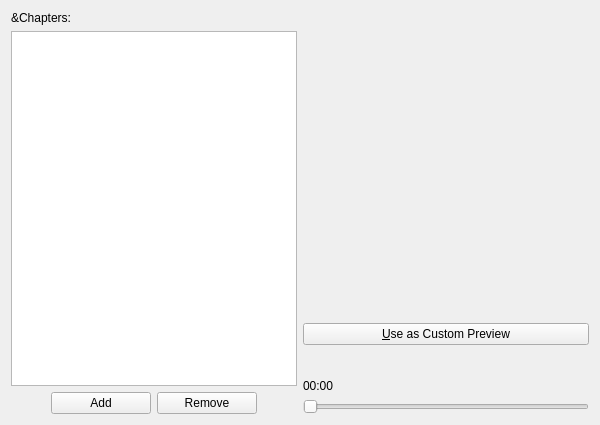
<ui version="4.0" >
 <class>Chapters</class>
 <widget class="QWidget" name="Chapters" >
  <property name="geometry" >
   <rect>
    <x>0</x>
    <y>0</y>
    <width>600</width>
    <height>425</height>
   </rect>
  </property>
  <property name="minimumSize" >
   <size>
    <width>600</width>
    <height>400</height>
   </size>
  </property>
  <property name="windowTitle" >
   <string>Chapters</string>
  </property>
  <layout class="QGridLayout" >
   <property name="margin" >
    <number>11</number>
   </property>
   <property name="spacing" >
    <number>6</number>
   </property>
   <item row="0" column="0" >
    <layout class="QVBoxLayout" >
     <property name="margin" >
      <number>0</number>
     </property>
     <property name="spacing" >
      <number>6</number>
     </property>
     <item>
      <widget class="QLabel" name="chaptersLabel" >
       <property name="text" >
        <string>&amp;Chapters:</string>
       </property>
       <property name="wordWrap" >
        <bool>false</bool>
       </property>
       <property name="buddy" >
        <cstring>chaptersListView</cstring>
       </property>
      </widget>
     </item>
     <item>
      <widget class="QTreeView" name="chaptersView" >
       <property name="sizePolicy" >
        <sizepolicy>
         <hsizetype>5</hsizetype>
         <vsizetype>7</vsizetype>
         <horstretch>0</horstretch>
         <verstretch>0</verstretch>
        </sizepolicy>
       </property>
       <property name="minimumSize" >
        <size>
         <width>275</width>
         <height>0</height>
        </size>
       </property>
       <property name="rootIsDecorated" >
        <bool>false</bool>
       </property>
       <property name="uniformRowHeights" >
        <bool>true</bool>
       </property>
       <property name="itemsExpandable" >
        <bool>false</bool>
       </property>
       <property name="allColumnsShowFocus" >
        <bool>true</bool>
       </property>
      </widget>
     </item>
     <item>
      <layout class="QHBoxLayout" >
       <property name="margin" >
        <number>0</number>
       </property>
       <property name="spacing" >
        <number>6</number>
       </property>
       <item>
        <spacer>
         <property name="orientation" >
          <enum>Qt::Horizontal</enum>
         </property>
         <property name="sizeType" >
          <enum>QSizePolicy::Expanding</enum>
         </property>
         <property name="sizeHint" >
          <size>
           <width>40</width>
           <height>20</height>
          </size>
         </property>
        </spacer>
       </item>
       <item>
        <widget class="KPushButton" name="addButton" >
         <property name="minimumSize" >
          <size>
           <width>100</width>
           <height>0</height>
          </size>
         </property>
         <property name="text" >
          <string>Add</string>
         </property>
         <property name="shortcut" >
          <string/>
         </property>
         <property name="stdItem" stdset="0" >
          <number>27</number>
         </property>
        </widget>
       </item>
       <item>
        <widget class="KPushButton" name="removeButton" >
         <property name="minimumSize" >
          <size>
           <width>100</width>
           <height>0</height>
          </size>
         </property>
         <property name="text" >
          <string>Remove</string>
         </property>
         <property name="shortcut" >
          <string/>
         </property>
         <property name="stdItem" stdset="0" >
          <number>28</number>
         </property>
        </widget>
       </item>
       <item>
        <spacer>
         <property name="orientation" >
          <enum>Qt::Horizontal</enum>
         </property>
         <property name="sizeType" >
          <enum>QSizePolicy::Expanding</enum>
         </property>
         <property name="sizeHint" >
          <size>
           <width>40</width>
           <height>20</height>
          </size>
         </property>
        </spacer>
       </item>
      </layout>
     </item>
    </layout>
   </item>
   <item row="0" column="1" >
    <layout class="QVBoxLayout" >
     <property name="margin" >
      <number>0</number>
     </property>
     <property name="spacing" >
      <number>6</number>
     </property>
     <item>
      <widget class="KMFImageView" native="1" name="video" >
       <property name="sizePolicy" >
        <sizepolicy>
         <hsizetype>7</hsizetype>
         <vsizetype>7</vsizetype>
         <horstretch>0</horstretch>
         <verstretch>0</verstretch>
        </sizepolicy>
       </property>
       <property name="minimumSize" >
        <size>
         <width>100</width>
         <height>75</height>
        </size>
       </property>
      </widget>
     </item>
     <item>
      <widget class="KPushButton" name="customPreviewButton" >
       <property name="text" >
        <string>&amp;Use as Custom Preview</string>
       </property>
       <property name="shortcut" >
        <string>Alt+U</string>
       </property>
      </widget>
     </item>
     <item>
      <layout class="QVBoxLayout" >
       <property name="margin" >
        <number>0</number>
       </property>
       <property name="spacing" >
        <number>6</number>
       </property>
       <item>
        <layout class="QHBoxLayout" >
         <property name="margin" >
          <number>0</number>
         </property>
         <property name="spacing" >
          <number>6</number>
         </property>
         <item>
          <widget class="KPushButton" name="startButton" >
           <property name="toolTip" >
            <string>Start</string>
           </property>
           <property name="text" >
            <string/>
           </property>
           <property name="flat" >
            <bool>true</bool>
           </property>
          </widget>
         </item>
         <item>
          <widget class="KPushButton" name="rewButton" >
           <property name="toolTip" >
            <string>Rewind</string>
           </property>
           <property name="text" >
            <string/>
           </property>
           <property name="flat" >
            <bool>true</bool>
           </property>
          </widget>
         </item>
         <item>
          <widget class="KPushButton" name="prevButton" >
           <property name="toolTip" >
            <string>Previous frame</string>
           </property>
           <property name="text" >
            <string/>
           </property>
           <property name="flat" >
            <bool>true</bool>
           </property>
          </widget>
         </item>
         <item>
          <widget class="KPushButton" name="nextButton" >
           <property name="toolTip" >
            <string>Next frame</string>
           </property>
           <property name="text" >
            <string/>
           </property>
           <property name="flat" >
            <bool>true</bool>
           </property>
          </widget>
         </item>
         <item>
          <widget class="KPushButton" name="fwdButton" >
           <property name="toolTip" >
            <string>Forward</string>
           </property>
           <property name="text" >
            <string/>
           </property>
           <property name="flat" >
            <bool>true</bool>
           </property>
          </widget>
         </item>
         <item>
          <widget class="KPushButton" name="endButton" >
           <property name="toolTip" >
            <string>End</string>
           </property>
           <property name="text" >
            <string/>
           </property>
           <property name="flat" >
            <bool>true</bool>
           </property>
          </widget>
         </item>
        </layout>
       </item>
       <item>
        <widget class="QLabel" name="timeLabel" >
         <property name="text" >
          <string>00:00</string>
         </property>
         <property name="wordWrap" >
          <bool>false</bool>
         </property>
        </widget>
       </item>
       <item>
        <widget class="QSlider" name="timeSlider" >
         <property name="maximum" >
          <number>65534</number>
         </property>
         <property name="orientation" >
          <enum>Qt::Horizontal</enum>
         </property>
        </widget>
       </item>
      </layout>
     </item>
    </layout>
   </item>
  </layout>
 </widget>
 <layoutdefault spacing="6" margin="11" />
 <layoutfunction spacing="KDialog::spacingHint" margin="KDialog::marginHint" />
 <pixmapfunction>BTN_ICON</pixmapfunction>
 <customwidgets>
  <customwidget>
   <class>KPushButton</class>
   <extends>QPushButton</extends>
   <header>kpushbutton.h</header>
  </customwidget>
  <customwidget>
   <class>KMFImageView</class>
   <extends>QWidget</extends>
   <header>kmfimageview.h</header>
   <container>1</container>
  </customwidget>
 </customwidgets>
 <tabstops>
  <tabstop>addButton</tabstop>
  <tabstop>removeButton</tabstop>
  <tabstop>startButton</tabstop>
  <tabstop>rewButton</tabstop>
  <tabstop>prevButton</tabstop>
  <tabstop>nextButton</tabstop>
  <tabstop>fwdButton</tabstop>
  <tabstop>endButton</tabstop>
  <tabstop>timeSlider</tabstop>
  <tabstop>chaptersListView</tabstop>
 </tabstops>
 <includes>
  <include location="local" >kpushbutton.h</include>
  <include location="local" >kmfimageview.h</include>
  <include location="local" >common.h</include>
 </includes>
 <resources/>
 <connections/>
</ui>
